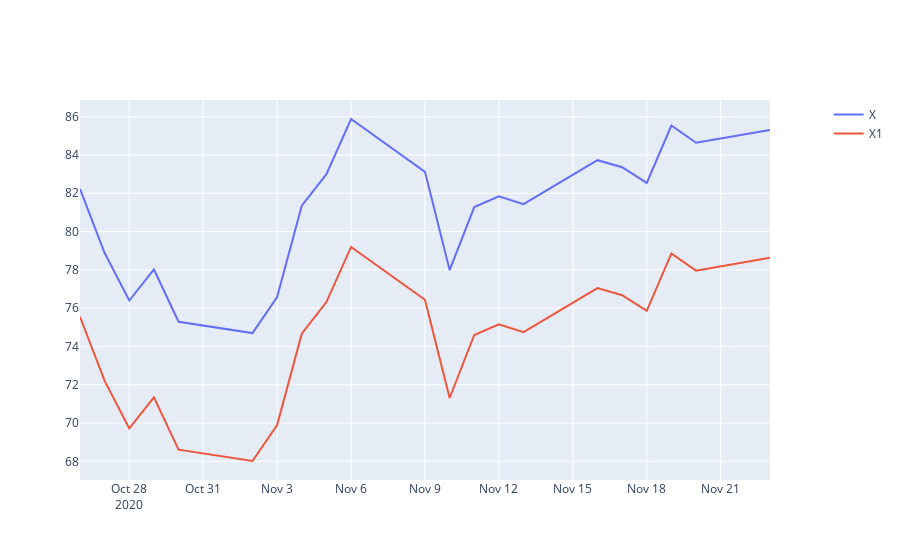

Here is the notebook cell this chart was saved with:
### Code cell
f = make_subplots(specs=[[{"secondary_y": True}]])
x = go.Scatter(x=df.index ,y=df['Close'],name="X")
x1= go.Scatter(x=df.index ,y=df['x1'],name="X1")

f.add_trace(x,secondary_y=False)
f.add_trace(x1,secondary_y=False)
